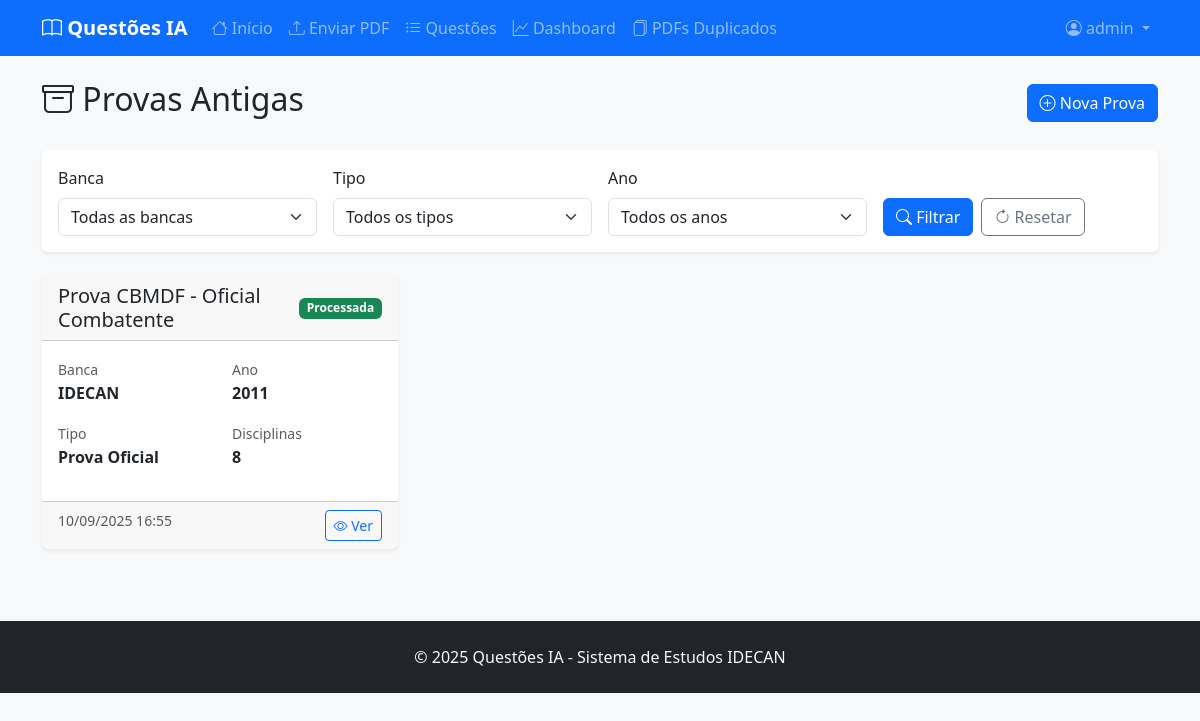
/provas-antigas/ (signed in), run on the app's committed database.
### core/models.py (models this page shows, shortened)
class ProvaAntiga(models.Model):
    TIPO_CHOICES = [
        ('prova_oficial', 'Prova Oficial'),
        ('simulado', 'Simulado'),
        ('edital', 'Edital'),
        ('outro', 'Outro'),
    ]
    BANCA_CHOICES = [
        ('idecan', 'IDECAN'),
        ('cespe', 'CESPE'),
        ('fcc', 'FCC'),
        ('fcc', 'FGV'),
        ('outro', 'Outro'),
    ]
    titulo = models.CharField(max_length=300, verbose_name="Título da Prova")
    ano = models.IntegerField(verbose_name="Ano")
    banca = models.CharField(max_length=50, choices=BANCA_CHOICES, default='idecan', verbose_name="Banca")
    tipo = models.CharField(max_length=20, choices=TIPO_CHOICES, default='prova_oficial', verbose_name="Tipo")
    arquivo_pdf = models.FileField(upload_to='provas_antigas/', verbose_name="Arquivo PDF")
    conteudo_texto = models.TextField(blank=True, null=True, verbose_name="Conteúdo Extraído")
    data_upload = models.DateTimeField(auto_now_add=True, verbose_name="Data de Upload")
    disciplinas_identificadas = models.JSONField(default=dict, blank=True, verbose_name="Disciplinas Identificadas")
    padroes_recorrencia = models.JSONField(default=dict, blank=True, verbose_name="Padrões de Recorrência")
    distribuicao_questoes = models.JSONField(default=dict, blank=True, verbose_name="Distribuição de Questões")
    total_questoes = models.IntegerField(default=0, verbose_name="Total de Questões")
    quantidade_questoes_por_disciplina = models.JSONField(default=dict, blank=True, verbose_name="Quantidade de Questões por Disciplina")
    quantidade_total_questoes = models.IntegerField(blank=True, null=True, verbose_name="Quantidade Total de Questões (1-80)")
    processado = models.BooleanField(default=False, verbose_name="Processado")
    data_processamento = models.DateTimeField(blank=True, null=True, verbose_name="Data de Processamento")
    observacoes = models.TextField(blank=True, null=True, verbose_name="Observações")
    class Meta:
        verbose_name = "Prova Antiga"
        verbose_name_plural = "Provas Antigas"
        ordering = ['-ano', '-data_upload']
    def get_disciplinas_count(self):
        return len(self.disciplinas_identificadas) if self.disciplinas_identificadas else 0

### core/views.py (the view)
# urls.py: path('provas-antigas/', views.listar_provas_antigas, name='listar_provas_antigas'),
@login_required
def listar_provas_antigas(request):
    provas = ProvaAntiga.objects.all().order_by('-ano', '-data_upload')
    banca = request.GET.get('banca')
    tipo = request.GET.get('tipo')
    ano = request.GET.get('ano')
    if banca:
        provas = provas.filter(banca=banca)
    if tipo:
        provas = provas.filter(tipo=tipo)
    if ano:
        provas = provas.filter(ano=ano)
    paginator = Paginator(provas, 10)
    page_number = request.GET.get('page')
    provas = paginator.get_page(page_number)
    context = {
        'provas': provas,
        'bancas': ProvaAntiga.BANCA_CHOICES,
        'tipos': ProvaAntiga.TIPO_CHOICES,
        'anos': range(2020, 2026),  # Últimos 5 anos
    }
    return render(request, 'core/listar_provas_antigas.html', context)

### templates/core/listar_provas_antigas.html (shortened to what this page needs)
{% extends 'base.html' %}
{% block content %}
<div class="row">
    <div class="col-12">
        <div class="d-flex justify-content-between align-items-center mb-4">
            <h2><i class="bi bi-archive"></i> Provas Antigas</h2>
            <a href="{% url 'core:upload_prova_antiga' %}" class="btn btn-primary">
                <i class="bi bi-plus-circle"></i> Nova Prova
            </a>
        </div>
        <div class="card mb-4">
            <div class="card-body">
                <form method="get" class="row g-3">
                    <div class="col-md-3">
                        <label class="form-label">Banca</label>
                        <select name="banca" class="form-select">
                            <option value="">Todas as bancas</option>
                        </select>
                    </div>
                    <div class="col-md-3">
                        <label class="form-label">Tipo</label>
                        <select name="tipo" class="form-select">
                            <option value="">Todos os tipos</option>
                        </select>
                    </div>
                    <div class="col-md-3">
                        <label class="form-label">Ano</label>
                        <select name="ano" class="form-select">
                            <option value="">Todos os anos</option>
                        </select>
                    </div>
                    <div class="col-md-3 d-flex align-items-end">
                        <button type="submit" class="btn btn-primary me-2">
                            <i class="bi bi-search"></i> Filtrar
                        </button>
                        <a href="{% url 'core:listar_provas_antigas' %}" class="btn btn-outline-secondary">
                            <i class="bi bi-arrow-clockwise"></i> Resetar
                        </a>
                    </div>
                </form>
            </div>
        </div>
        <div class="row">
            {% for prova in provas %}
                <div class="col-md-6 col-lg-4 mb-4">
                    <div class="card h-100">
                        <div class="card-header d-flex justify-content-between align-items-center">
                            <h5 class="card-title mb-0">{{ prova.titulo }}</h5>
                            <span class="badge bg-{% if prova.processado %}success{% else %}warning{% endif %}">
                                {% if prova.processado %}Processada{% else %}Pendente{% endif %}
                            </span>
                        </div>
                        <div class="card-body">
                            <div class="row mb-3">
                                <div class="col-6">
                                    <small class="text-muted">Banca</small>
                                    <div class="fw-bold">{{ prova.get_banca_display }}</div>
                                </div>
                                <div class="col-6">
                                    <small class="text-muted">Ano</small>
                                    <div class="fw-bold">{{ prova.ano }}</div>
                                </div>
                            </div>
                            <div class="row mb-3">
                                <div class="col-6">
                                    <small class="text-muted">Tipo</small>
                                    <div class="fw-bold">{{ prova.get_tipo_display }}</div>
                                </div>
                                <div class="col-6">
                                    <small class="text-muted">Disciplinas</small>
                                    <div class="fw-bold">{{ prova.get_disciplinas_count }}</div>
                                </div>
                            </div>
                        </div>
                        <div class="card-footer">
                            <div class="d-flex justify-content-between">
                                <small class="text-muted">
                                    {{ prova.data_upload|date:"d/m/Y H:i" }}
                                </small>
                                <div>
                                    <a href="{% url 'core:detalhar_prova_antiga' prova.id %}" class="btn btn-sm btn-outline-primary">
                                        <i class="bi bi-eye"></i> Ver
                                    </a>
                                </div>
                            </div>
                        </div>
                    </div>
                </div>
            {% endfor %}
        </div>
    </div>
</div>
{% endblock %}

### templates/base.html (shortened to what this page needs)
{% load static %}
<!DOCTYPE html>
<html lang="pt-br">
<head>
    <link href="https://cdn.jsdelivr.net/npm/bootstrap@5.3.2/dist/css/bootstrap.min.css" rel="stylesheet">
    <link href="https://cdn.jsdelivr.net/npm/bootstrap-icons@1.11.0/font/bootstrap-icons.css" rel="stylesheet">
</head>
<body class="bg-light">
    <nav class="navbar navbar-expand-lg navbar-dark bg-primary">
        <div class="container">
            <a class="navbar-brand" href="{% url 'core:home' %}">
                <i class="bi bi-book"></i> Questões IA
            </a>
            <div class="collapse navbar-collapse" id="navbarNav">
                <ul class="navbar-nav me-auto">
                    <li class="nav-item">
                        <a class="nav-link" href="{% url 'core:home' %}">
                            <i class="bi bi-house"></i> Início
                        </a>
                    </li>
                    <li class="nav-item">
                        <a class="nav-link" href="{% url 'core:upload_pdf' %}">
                            <i class="bi bi-upload"></i> Enviar PDF
                        </a>
                    </li>
                    <li class="nav-item">
                        <a class="nav-link" href="{% url 'core:listar_questoes' %}">
                            <i class="bi bi-list-ul"></i> Questões
                        </a>
                    </li>
                    <li class="nav-item">
                        <a class="nav-link" href="{% url 'core:dashboard' %}">
                            <i class="bi bi-graph-up"></i> Dashboard
                        </a>
                    </li>
                    <li class="nav-item">
                        <a class="nav-link" href="{% url 'core:pdfs_duplicados' %}">
                            <i class="bi bi-files"></i> PDFs Duplicados
                        </a>
                    </li>
                </ul>
                <ul class="navbar-nav">
                    {% if user.is_authenticated %}
                        <li class="nav-item dropdown">
                            <a class="nav-link dropdown-toggle" href="#" role="button" data-bs-toggle="dropdown">
                                <i class="bi bi-person-circle"></i> {{ user.username }}
                            </a>
                        </li>
                    {% else %}
                        <li class="nav-item">
                            <a class="nav-link" href="{% url 'admin:login' %}">
                                <i class="bi bi-box-arrow-in-right"></i> Entrar
                            </a>
                        </li>
                    {% endif %}
                </ul>
            </div>
        </div>
    </nav>
    <main class="container my-4">
        {% block content %}{% endblock %}
    </main>
    <footer class="bg-dark text-light py-4 mt-5">
        <div class="container text-center">
            <p class="mb-0">&copy; 2025 Questões IA - Sistema de Estudos IDECAN</p>
        </div>
    </footer>
</body>
</html>

### templates/base.html (style rules this page uses)
.navbar-brand { font-weight: bold; }
.card { border: none; box-shadow: 0 0.125rem 0.25rem rgba(0, 0, 0, 0.075); }

### data on the page
ProvaAntiga: titulo "Prova CBMDF - Oficial Combatente", processado "Processada", banca "IDECAN", ano "2011", tipo "Prova Oficial", get_disciplinas_count "8", data_upload "10/09/2025 16:55"

### other printed values
{{ user.username }} "admin"
